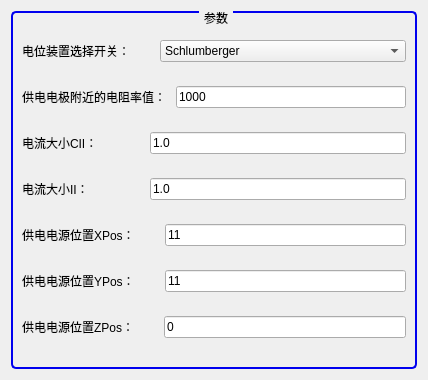
<?xml version="1.0" encoding="UTF-8"?>
<ui version="4.0">
 <class>DialogForwardModelingParaSetting</class>
 <widget class="QDialog" name="DialogForwardModelingParaSetting">
  <property name="geometry">
   <rect>
    <x>0</x>
    <y>0</y>
    <width>428</width>
    <height>380</height>
   </rect>
  </property>
  <property name="minimumSize">
   <size>
    <width>428</width>
    <height>380</height>
   </size>
  </property>
  <property name="maximumSize">
   <size>
    <width>428</width>
    <height>380</height>
   </size>
  </property>
  <property name="windowTitle">
   <string>正演参数设置</string>
  </property>
  <property name="styleSheet">
   <string notr="true">font: 12px;</string>
  </property>
  <layout class="QVBoxLayout" name="verticalLayout_2">
   <item>
    <widget class="QGroupBox" name="groupBox">
     <property name="styleSheet">
      <string notr="true">QGroupBox 
{border: 2px solid #0000EE;
 border-radius: 5px;
margin-top: 1ex;
}

QGroupBox::title {
subcontrol-origin: margin;
subcontrol-position: top center;
padding: 0 3px;
}</string>
     </property>
     <property name="title">
      <string>参数</string>
     </property>
     <layout class="QVBoxLayout" name="verticalLayout">
      <item>
       <layout class="QHBoxLayout" name="horizontalLayout_13" stretch="1,2">
        <property name="spacing">
         <number>0</number>
        </property>
        <item>
         <widget class="QLabel" name="label">
          <property name="text">
           <string>电位装置选择开关：         </string>
          </property>
         </widget>
        </item>
        <item>
         <widget class="QComboBox" name="comboBox_selectionSwitch">
          <item>
           <property name="text">
            <string>Schlumberger</string>
           </property>
          </item>
          <item>
           <property name="text">
            <string>AMNB</string>
           </property>
          </item>
         </widget>
        </item>
       </layout>
      </item>
      <item>
       <layout class="QHBoxLayout" name="horizontalLayout_5" stretch="1,2">
        <property name="spacing">
         <number>0</number>
        </property>
        <item>
         <widget class="QLabel" name="label_5">
          <property name="text">
           <string>供电电极附近的电阻率值：   </string>
          </property>
         </widget>
        </item>
        <item>
         <widget class="QLineEdit" name="lineEdit_sgM0Value">
          <property name="text">
           <string>1000</string>
          </property>
         </widget>
        </item>
       </layout>
      </item>
      <item>
       <layout class="QHBoxLayout" name="horizontalLayout_8" stretch="1,2">
        <property name="spacing">
         <number>0</number>
        </property>
        <item>
         <widget class="QLabel" name="label_CII">
          <property name="text">
           <string>电流大小CII：              </string>
          </property>
         </widget>
        </item>
        <item>
         <widget class="QLineEdit" name="lineEdit_CII">
          <property name="text">
           <string>1.0</string>
          </property>
         </widget>
        </item>
       </layout>
      </item>
      <item>
       <layout class="QHBoxLayout" name="horizontalLayout_6" stretch="1,2">
        <property name="spacing">
         <number>0</number>
        </property>
        <item>
         <widget class="QLabel" name="label_6">
          <property name="text">
           <string>电流大小II：               </string>
          </property>
         </widget>
        </item>
        <item>
         <widget class="QLineEdit" name="lineEdit_II">
          <property name="text">
           <string>1.0</string>
          </property>
         </widget>
        </item>
       </layout>
      </item>
      <item>
       <layout class="QHBoxLayout" name="horizontalLayout_10" stretch="1,2">
        <property name="spacing">
         <number>0</number>
        </property>
        <item>
         <widget class="QLabel" name="label_9">
          <property name="text">
           <string>供电电源位置XPos：         </string>
          </property>
         </widget>
        </item>
        <item>
         <widget class="QLineEdit" name="lineEdit_currentINumX">
          <property name="text">
           <string>11</string>
          </property>
         </widget>
        </item>
       </layout>
      </item>
      <item>
       <layout class="QHBoxLayout" name="horizontalLayout_11" stretch="1,2">
        <property name="spacing">
         <number>0</number>
        </property>
        <item>
         <widget class="QLabel" name="label_10">
          <property name="text">
           <string>供电电源位置YPos：         </string>
          </property>
         </widget>
        </item>
        <item>
         <widget class="QLineEdit" name="lineEdit_currentINumY">
          <property name="text">
           <string>11</string>
          </property>
         </widget>
        </item>
       </layout>
      </item>
      <item>
       <layout class="QHBoxLayout" name="horizontalLayout_12" stretch="1,2">
        <property name="spacing">
         <number>0</number>
        </property>
        <item>
         <widget class="QLabel" name="label_11">
          <property name="text">
           <string>供电电源位置ZPos：         </string>
          </property>
         </widget>
        </item>
        <item>
         <widget class="QLineEdit" name="lineEdit_currentINumZ">
          <property name="text">
           <string>0</string>
          </property>
          <property name="readOnly">
           <bool>true</bool>
          </property>
         </widget>
        </item>
       </layout>
      </item>
     </layout>
    </widget>
   </item>
  </layout>
 </widget>
 <resources/>
 <connections/>
</ui>
